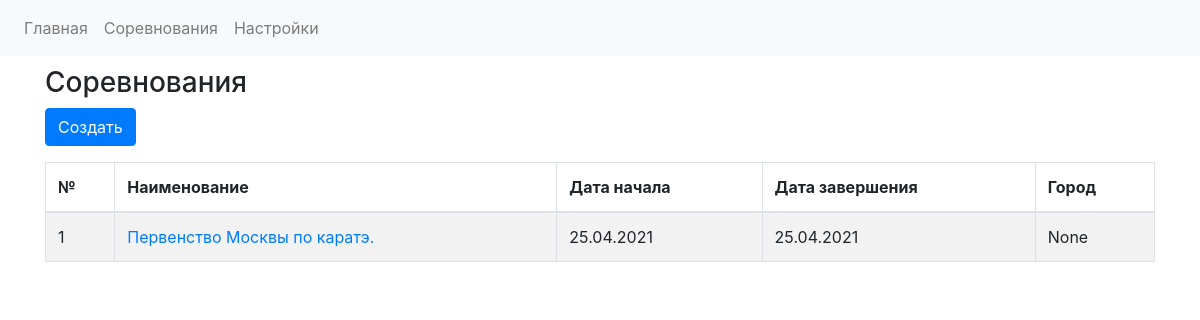
The page /competitions on the database as committed earlier.
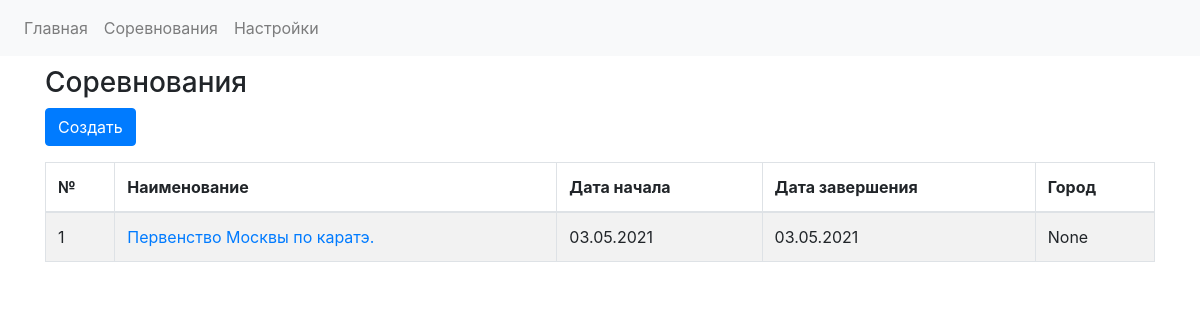
The same page on the database as committed later.
### app.py (models this page shows)
class CompetitionsDB(db.Model):
    competition_id = db.Column(db.Integer, primary_key=True)
    competition_name = db.Column(db.String)
    competition_date_start = db.Column(db.Date, default=datetime.utcnow)
    competition_date_finish = db.Column(db.Date, default=datetime.utcnow)
    competition_city = db.Column(db.String)
    competition_fights = db.relationship('FightsDB', backref='competition', lazy='dynamic')
    registrations = db.relationship('RegistrationDB', backref='competition')

### app.py (the view)
@app.route('/competitions')
def competitions():
    competitions_data = CompetitionsDB.query.all()
    return render_template('competitions.html', competitions_data = competitions_data)

### templates/competitions.html (shortened to what this page needs)
{% extends "base.html" %}
{% block head %}
<link rel="stylesheet" type="text/css" href="https://cdnjs.cloudflare.com/ajax/libs/twitter-bootstrap/4.5.2/css/bootstrap.css">
<link rel="stylesheet" type="text/css" href="https://cdn.datatables.net/1.10.24/css/dataTables.bootstrap4.min.css">
{% endblock %}
{% block content %}
<div class="container" style="margin-top: 10px">
<h3>Соревнования</h3>
<button type="button" class="btn btn-primary" id="create_competition_button">Создать</button>
<table id="competitions_table" class="table table-striped table-bordered" style="width:100%">
        <thead>
            <tr>
                <th>№</th>
                <th>Наименование</th>
                <th>Дата начала</th>
                <th>Дата завершения</th>
                <th>Город</th>
            </tr>
        </thead>
        <tbody>
        {% for competition_row in competitions_data %}
            <tr>
                <td>{{ competition_row.competition_id }}</td>
                <td>
                    <a href="{{url_for('competition_view', competition_id = competition_row.competition_id)}}">
                          {{ competition_row.competition_name }}
                    </a>
                </td>
                <td>{{ competition_row.competition_date_start.strftime('%d.%m.%Y') }}</td>
                <td>{{ competition_row.competition_date_finish.strftime('%d.%m.%Y')}}</td>
                <td>{{ competition_row.competition_city}}</td>
            </tr>
        {% endfor %}
    </table>
</div>
{% endblock %}

### templates/base.html (shortened to what this page needs)
<!DOCTYPE html>
<html lang="en">
<head>
{% block head %}{% endblock %}
</head>
<body>
    <nav class="navbar navbar-expand-lg navbar-light bg-light">
  <div class="collapse navbar-collapse" id="navbarSupportedContent">
    <ul class="navbar-nav mr-auto">
      <li class="nav-item">
        <a class="nav-link" href="{{url_for('index')}}">Главная</a>
      </li>
      <li class="nav-item">
        <a class="nav-link" href="{{url_for('competitions')}}">Соревнования</a>
      </li>
      <li class="nav-item">
        <a class="nav-link" href="{{url_for('settings_form')}}">Настройки</a>
      </li>
    </ul>
</div>
</nav>
    <div id="content">
        {% block content %}
        {% endblock %}
    </div>
</body>
</html>

Rows that differ between the two databases and show on the page:
changed CompetitionsDB "Первенство Москвы по каратэ.": competition_date_start "25.04.2021" → "03.05.2021"; competition_date_finish "25.04.2021" → "03.05.2021"
